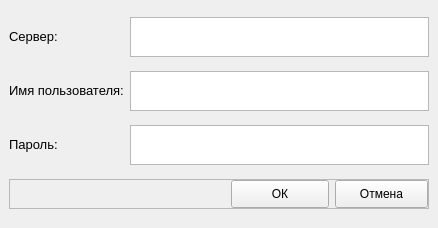
<?xml version="1.0" encoding="UTF-8"?>
<ui version="4.0">
 <class>MainWindow</class>
 <widget class="QMainWindow" name="MainWindow">
  <property name="geometry">
   <rect>
    <x>0</x>
    <y>0</y>
    <width>438</width>
    <height>228</height>
   </rect>
  </property>
  <property name="sizePolicy">
   <sizepolicy hsizetype="Expanding" vsizetype="Expanding">
    <horstretch>0</horstretch>
    <verstretch>0</verstretch>
   </sizepolicy>
  </property>
  <property name="windowTitle">
   <string>Авторизация</string>
  </property>
  <widget class="QWidget" name="centralwidget">
   <layout class="QGridLayout" name="gridLayout">
    <item row="1" column="0">
     <widget class="QLabel" name="label_2">
      <property name="sizePolicy">
       <sizepolicy hsizetype="Fixed" vsizetype="Fixed">
        <horstretch>0</horstretch>
        <verstretch>0</verstretch>
       </sizepolicy>
      </property>
      <property name="font">
       <font>
        <pointsize>10</pointsize>
       </font>
      </property>
      <property name="text">
       <string>Имя пользователя:</string>
      </property>
     </widget>
    </item>
    <item row="2" column="0">
     <widget class="QLabel" name="label_3">
      <property name="sizePolicy">
       <sizepolicy hsizetype="Fixed" vsizetype="Fixed">
        <horstretch>0</horstretch>
        <verstretch>0</verstretch>
       </sizepolicy>
      </property>
      <property name="font">
       <font>
        <pointsize>10</pointsize>
       </font>
      </property>
      <property name="text">
       <string>Пароль:</string>
      </property>
     </widget>
    </item>
    <item row="2" column="1">
     <widget class="QTextEdit" name="textEdit_3">
      <property name="sizePolicy">
       <sizepolicy hsizetype="Expanding" vsizetype="Fixed">
        <horstretch>0</horstretch>
        <verstretch>0</verstretch>
       </sizepolicy>
      </property>
      <property name="maximumSize">
       <size>
        <width>16777215</width>
        <height>40</height>
       </size>
      </property>
      <property name="font">
       <font>
        <pointsize>12</pointsize>
       </font>
      </property>
     </widget>
    </item>
    <item row="0" column="0">
     <widget class="QLabel" name="label">
      <property name="sizePolicy">
       <sizepolicy hsizetype="Fixed" vsizetype="Fixed">
        <horstretch>0</horstretch>
        <verstretch>0</verstretch>
       </sizepolicy>
      </property>
      <property name="font">
       <font>
        <pointsize>10</pointsize>
       </font>
      </property>
      <property name="text">
       <string>Сервер:</string>
      </property>
     </widget>
    </item>
    <item row="1" column="1">
     <widget class="QTextEdit" name="textEdit_2">
      <property name="sizePolicy">
       <sizepolicy hsizetype="Expanding" vsizetype="Fixed">
        <horstretch>0</horstretch>
        <verstretch>0</verstretch>
       </sizepolicy>
      </property>
      <property name="maximumSize">
       <size>
        <width>16777215</width>
        <height>40</height>
       </size>
      </property>
      <property name="font">
       <font>
        <pointsize>12</pointsize>
       </font>
      </property>
     </widget>
    </item>
    <item row="0" column="1">
     <widget class="QTextEdit" name="textEdit">
      <property name="sizePolicy">
       <sizepolicy hsizetype="Expanding" vsizetype="Fixed">
        <horstretch>0</horstretch>
        <verstretch>0</verstretch>
       </sizepolicy>
      </property>
      <property name="minimumSize">
       <size>
        <width>0</width>
        <height>0</height>
       </size>
      </property>
      <property name="maximumSize">
       <size>
        <width>16777215</width>
        <height>40</height>
       </size>
      </property>
      <property name="font">
       <font>
        <pointsize>12</pointsize>
       </font>
      </property>
     </widget>
    </item>
    <item row="4" column="0" colspan="2">
     <widget class="QFrame" name="frame">
      <property name="sizePolicy">
       <sizepolicy hsizetype="Expanding" vsizetype="Fixed">
        <horstretch>0</horstretch>
        <verstretch>0</verstretch>
       </sizepolicy>
      </property>
      <property name="frameShape">
       <enum>QFrame::StyledPanel</enum>
      </property>
      <property name="frameShadow">
       <enum>QFrame::Raised</enum>
      </property>
      <layout class="QHBoxLayout" name="horizontalLayout">
       <property name="leftMargin">
        <number>0</number>
       </property>
       <property name="topMargin">
        <number>0</number>
       </property>
       <property name="rightMargin">
        <number>0</number>
       </property>
       <property name="bottomMargin">
        <number>0</number>
       </property>
       <item alignment="Qt::AlignRight">
        <widget class="QPushButton" name="pushButton">
         <property name="sizePolicy">
          <sizepolicy hsizetype="Fixed" vsizetype="Fixed">
           <horstretch>0</horstretch>
           <verstretch>0</verstretch>
          </sizepolicy>
         </property>
         <property name="minimumSize">
          <size>
           <width>98</width>
           <height>28</height>
          </size>
         </property>
         <property name="maximumSize">
          <size>
           <width>16777215</width>
           <height>28</height>
          </size>
         </property>
         <property name="text">
          <string>ОК</string>
         </property>
        </widget>
       </item>
       <item>
        <widget class="QPushButton" name="pushButton_2">
         <property name="sizePolicy">
          <sizepolicy hsizetype="Fixed" vsizetype="Fixed">
           <horstretch>0</horstretch>
           <verstretch>0</verstretch>
          </sizepolicy>
         </property>
         <property name="minimumSize">
          <size>
           <width>93</width>
           <height>28</height>
          </size>
         </property>
         <property name="maximumSize">
          <size>
           <width>93</width>
           <height>28</height>
          </size>
         </property>
         <property name="text">
          <string>Отмена</string>
         </property>
        </widget>
       </item>
      </layout>
     </widget>
    </item>
   </layout>
  </widget>
 </widget>
 <resources/>
 <connections/>
</ui>
